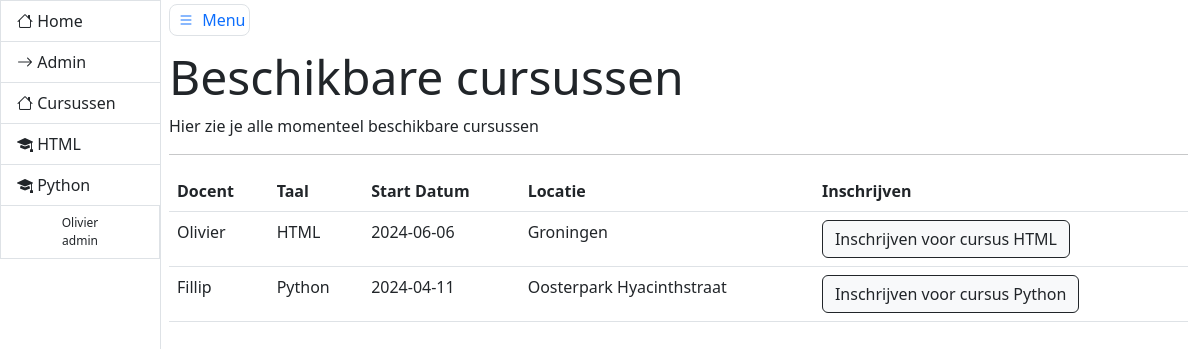
The app's page /dashboard/beschikbaar/ (signed in) with its own data.
### models.py (models this page shows, shortened)
class Talen(db.Model):
    id = db.Column(db.Integer, primary_key=True, autoincrement=True)
    name = db.Column(db.String(), nullable=False, unique=True)
    lessen = relationship("Lessen", cascade="all, delete-orphan")

class User(db.Model, UserMixin):
    __tablename__ = 'users'
    id = db.Column(db.Integer, primary_key=True, autoincrement=True)
    email = db.Column(db.String(), nullable=False, unique=True)
    username = db.Column(db.String(), nullable=False, unique=True)
    role = db.Column(db.String(), nullable=False, default='user')
    password_hash = db.Column(db.String(128))

class Lessen(db.Model):
    lesID = db.Column(db.Integer, primary_key=True, autoincrement=True)
    userID = db.Column(db.Integer, db.ForeignKey('users.id'), nullable=True)
    docentID = db.Column(db.Integer, db.ForeignKey('users.id'))
    talenID = db.Column(db.Integer, db.ForeignKey('talen.id'), nullable=False)
    startDatum = db.Column(db.Date, nullable=True)
    locatie = db.Column(db.String(), nullable=False)

### dashboard/views.py (the view, shortened to what this page needs)
@dashboard_blueprint.route('/beschikbaar/', methods=['GET', 'POST'])
@login_required
def beschikbaar():
    current_user_cursus = get_current_cursus()
    lessen_namen = []
    for folder, naam in current_user_cursus.items():
        lessen_namen.append(folder)
    print(current_user_cursus)
    current_time = date.today()
    beschikbare_cursussen = Lessen.query.filter(Lessen.startDatum > current_time).all()
    namen = db.session.query(User.id, User.username).filter(User.role == 'admin').all()
    talen = db.session.query(Talen.id, Talen.name).all()
    docent_naam = [(f'{naam[0]}', naam[1]) for naam in namen]
    taal_namen = [(f'{talen[0]}', talen[1]) for talen in talen]
    talendict = {}
    docentendict = {}
    for talen in taal_namen:
        talendict[int(talen[0])] = talen[1]
    for docent in docent_naam:
        docentendict[int(docent[0])] = docent[1]
    form = InschrijvenForm()
    return render_template('available.html', form=form, beschikbaar=beschikbare_cursussen, talendict=talendict,
                           docentendict=docentendict, cursussen=current_user_cursus, lessen_namen=lessen_namen)

### __init__.py (called while the page is built)
@login_manager.user_loader
def get_user(user_id):
    try:
        return User.query.get(int(user_id))
    except:
        return None

### cursusget.py (called while the page is built)
def get_current_cursus():
    if current_user.is_authenticated:
        results = (
            db.session.query(Inschrijvingen, Talen, Lessen)
            .filter(Inschrijvingen.userID == current_user.id)
            .join(Lessen, Inschrijvingen.lessenID == Lessen.lesID)
            .join(Talen, Lessen.talenID == Talen.id)
            .all()
        )
        lessen_dict = {}
        for inschrijvingen, talen, lessen in results:
            lessen_dict[f'{talen.name}_{lessen.lesID}'] = talen.name
        return lessen_dict

### dashboard/templates/available.html (shortened to what this page needs)
{% extends 'dashbase.html' %}
{% block courses %}
{% for naam in lessen_namen %}
                    <a href="{{ url_for('lessen.lessen', lesnaam = naam) }}" class="list-group-item border-end-0 d-inline-block text-truncate"
                       data-bs-parent="#sidebar"><i class="bi bi-mortarboard-fill"></i> <span>{{ cursussen[naam] }}</span> </a>
{% endfor %}
{% endblock %}
{% block header %}
    <h5 class="display-5">Beschikbare cursussen</h5>
{% endblock %}
{% block bheader %}
    <p>Hier zie je alle momenteel beschikbare cursussen</p>
{% endblock %}
{% block content %}
    <table class="table">
        <thead>
        <tr>
            <th scope="col">Docent</th>
            <th scope="col">Taal</th>
            <th scope="col">Start Datum</th>
            <th scope="col">Locatie</th>
            <th scope="col">Inschrijven</th>
        </tr>
        </thead>
        <tbody>
        {% for cursus in beschikbaar %}
            <tr>
                <td>{{ docentendict[cursus.docentID] }}</td>
                <td>{{ talendict[cursus.talenID] }}</td>
                <td>{{ cursus.startDatum }}</td>
                <td>{{ cursus.locatie }}</td>
                <td>
                    <button type="button" class="btn btn-light btn-outline-dark" data-bs-toggle="modal"
                            data-bs-target="#modal_{{ cursus.lesID }}">
                        Inschrijven voor cursus {{ talendict[cursus.talenID] }}
                    </button>
                </td>
            </tr>
        {% endfor %}
        </tbody>
    </table>
{% endblock %}

### dashboard/templates/dashbase.html (shortened to what this page needs)
<!DOCTYPE html>
<html lang="en">
<head>
    <link href="{{ url_for('static', filename='css/main.css') }}" rel="stylesheet">
    <link href="https://cdn.jsdelivr.net/npm/bootstrap@5.3.0-alpha1/dist/css/bootstrap.min.css" rel="stylesheet">
</head>
<body>
<div class="container-fluid">
    <div class="row flex-nowrap">
        <div class="col-auto px-0">
            <div id="sidebar" class="collapse collapse-horizontal show border-end">
                <div id="sidebar-nav" class="list-group border-0 rounded-0 text-sm-start min-vh-100">
                    <a href="{{ url_for('index') }}" class="list-group-item border-end-0 d-inline-block text-truncate"
                       data-bs-parent="#sidebar"><i class="bi bi-house"></i> <span>Home</span> </a>
                    {% if current_user.role == 'admin' %}
                        <a href="{{ url_for('admin.admin_dashboard') }}"
                           class="list-group-item border-end-0 d-inline-block text-truncate"
                           data-bs-parent="#sidebar"><i class="bi bi-arrow-right"></i> <span>Admin</span> </a>
                    {% endif %}
                    <a href="{{ url_for('dashboard.beschikbaar') }}" class="list-group-item border-end-0 d-inline-block text-truncate"
                       data-bs-parent="#sidebar"><i class="bi bi-house"></i> <span>Cursussen</span> </a>
                    {% block courses %}
                    {% endblock %}
                    {% if current_user.is_authenticated %}
                        <p class="copyright list-group-item d-inline-block text-truncate">{{ current_user.username }}
                            <br> {{ current_user.role }}</p>
                    {% endif %}
                </div>
            </div>
        </div>
        <main class="col ps-md-2 pt-2">
            <a href="#" data-bs-target="#sidebar" data-bs-toggle="collapse"
               class="border rounded-3 p-1 text-decoration-none"><i class="bi bi-list bi-lg py-2 p-1"></i> Menu</a>
            <div class="page-header pt-3">
                {% block header %}
                {% endblock %}
            </div>
            {% block bheader %}
            {% endblock %}
            <hr>
            <div class="row">
                <div class="col-12">
                    {% block content %}
                    {% endblock %}
                </div>
            </div>
        </main>
    </div>
</div>
</body>
</html>

### static/css/main.css (style rules this page uses)
html { position: relative; min-height: 100%; }
#sidebar-nav { width: 160px; }
#sidebar { position: relative; }
.copyright { background-color: #f8f9fa; color: #6c757d; font-size: 12px; padding: 5px 10px; border-top: 1px solid #dee2e6; width: 100%; text-align: center; }

### records on screen
Talen: name "HTML"
Talen: name "Python"
User: username "Olivier", role "admin"
Lessen: docentID.username "Olivier", talenID.name "HTML", startDatum "2024-06-06", locatie "Groningen"
Lessen: docentID.username "Fillip", talenID.name "Python", startDatum "2024-04-11", locatie "Oosterpark Hyacinthstraat"
